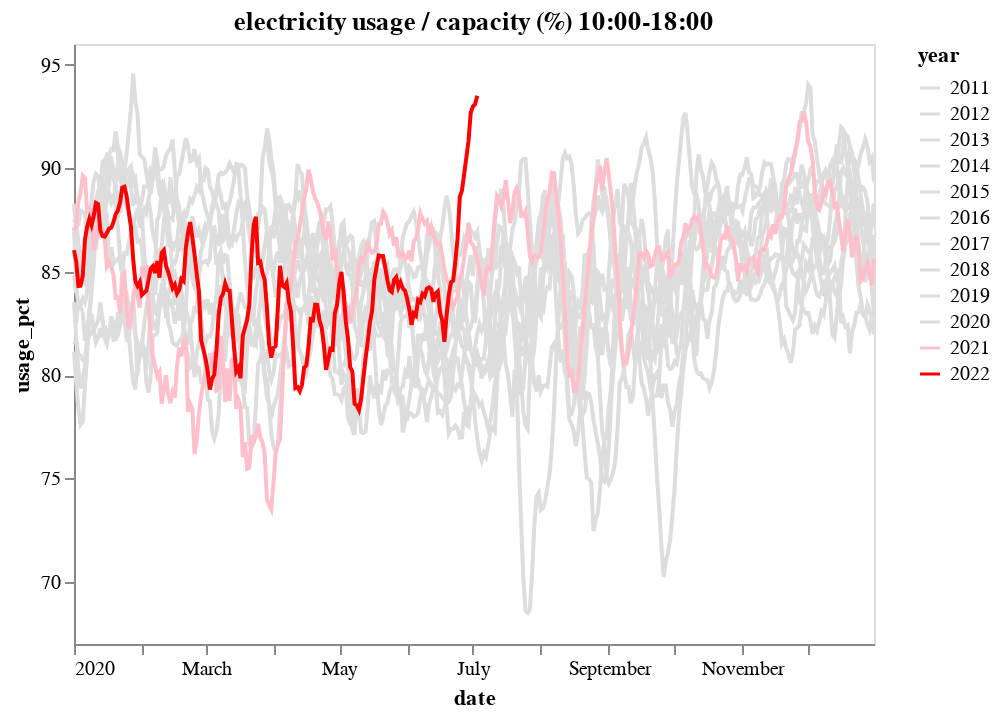

Write notebook code for a chart like this one.
### Code cell
#10:00-18:00
#chart
domain = source.year.unique()
range_ = ['light gray']*(len(domain) -2) + ['pink','red']

alt.Chart(source).mark_line().encode(
    x='date',
    y=alt.Y('usage_pct',scale=alt.Scale(domain=(67, 96))),
    color=alt.Color('year',scale=alt.Scale(domain=domain, range=range_))
).configure_axis(
    grid=False
).properties(
    title='electricity usage / capacity (%) 10:00-18:00'
)

### Figure 1 — Vega-Lite specification as saved in the notebook (floating-point values rounded to 4 significant figures; data arrays with more than 128 entries replaced by an {"elided": "..."} marker saying what was removed)
{"config": {"view": {"continuousWidth": 400, "continuousHeight": 300}, "axis": {"grid": false}}, "data": {"name": "data-84159c28dc99f2df802ac2c86434c55b"}, "mark": "line", "encoding": {"color": {"field": "year", "scale": {"domain": ["2011", "2012", "2013", "2014", "2015", "2016", "2017", "2018", "2019", "2020", "2021", "2022"], "range": ["light gray", "light gray", "light gray", "light gray", "light gray", "light gray", "light gray", "light gray", "light gray", "light gray", "pink", "red"]}, "type": "nominal"}, "x": {"field": "date", "type": "temporal"}, "y": {"field": "usage_pct", "scale": {"domain": [67, 96]}, "type": "quantitative"}}, "title": "electricity usage / capacity (%) 10:00-18:00", "$schema": "https://vega.github.io/schema/vega-lite/v4.17.0.json", "datasets": {"data-84159c28dc99f2df802ac2c86434c55b": {"elided": "4101 records"}}}
